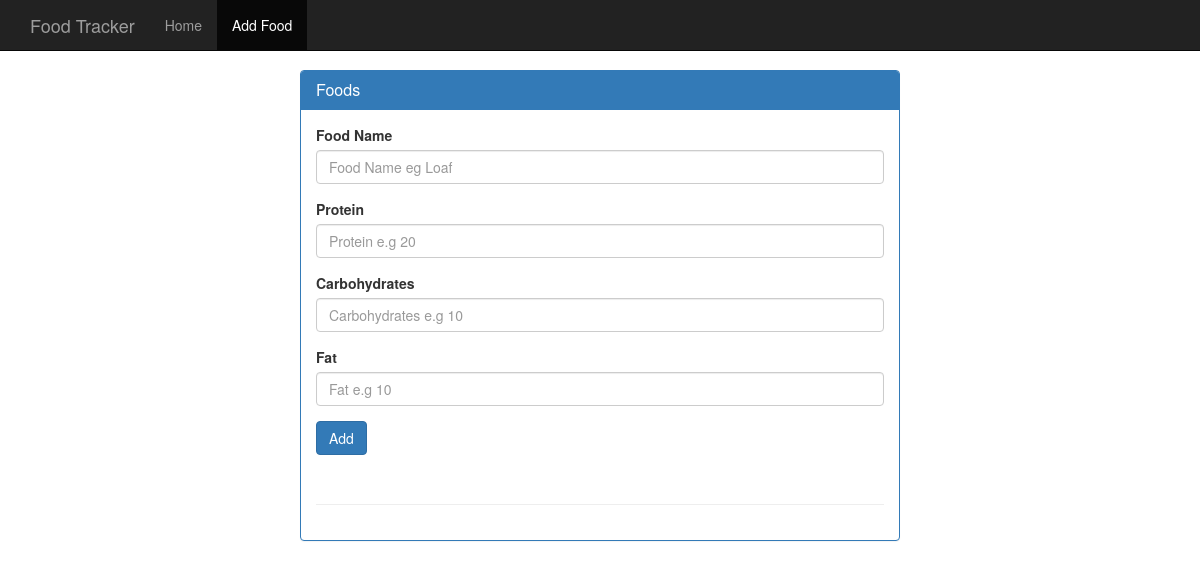
Before: /food with the older database file.
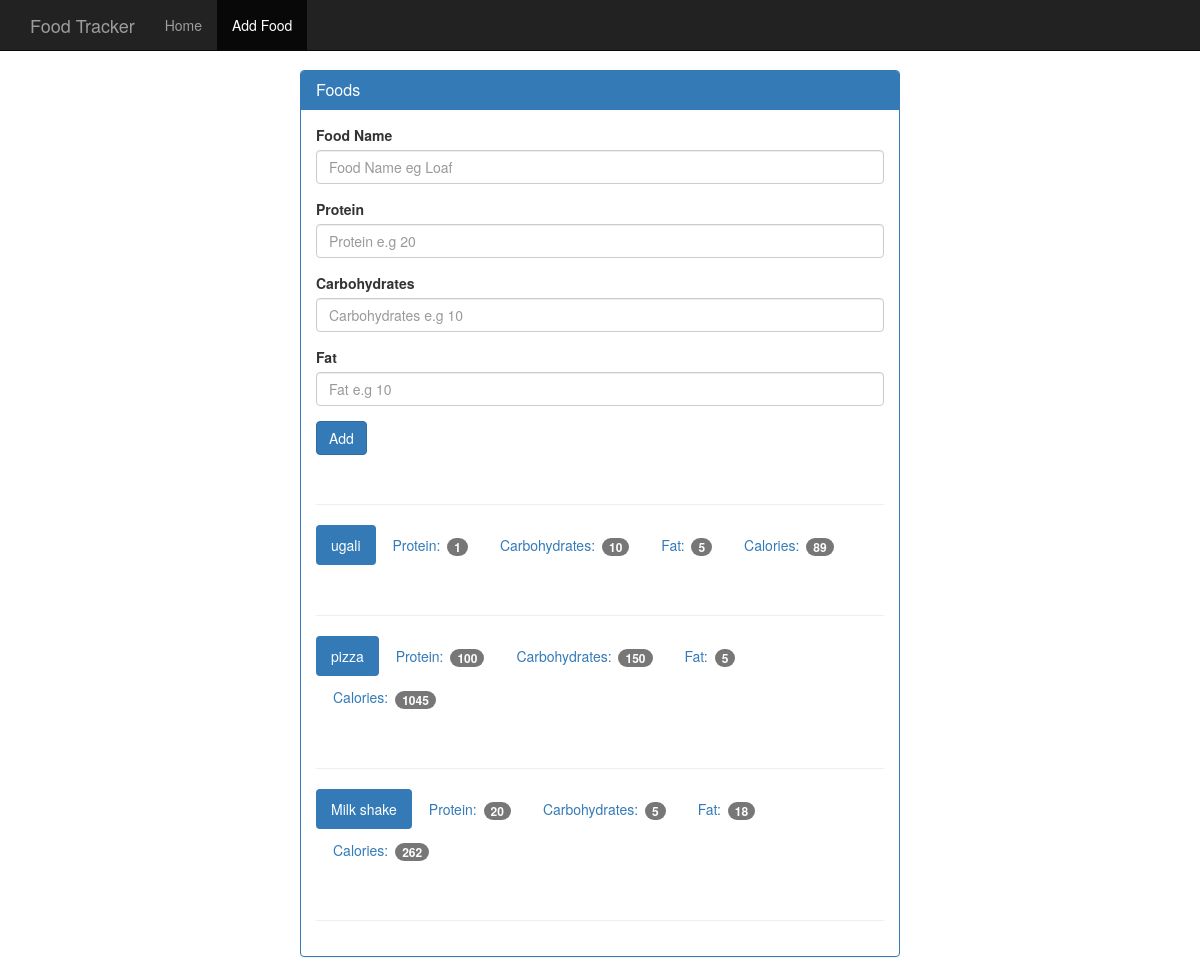
After: the same page with the newer database file.
### tables this page shows
CREATE TABLE food(
    id integer primary key autoincrement,
    name text not null,
    protein integer not null,
    carbohydrates integer not null,
    fat integer not null,
    calories integer not null
);

### app.py (the view, shortened to what this page needs)
@app.route('/food', methods=['GET','POST'])
def food():
    db = get_db()
    cur = db.execute('select name,protein, carbohydrates, fat, calories from food')
    result = cur.fetchall()
    return render_template('add_food.html', result=result)

### app.py (called while the page is built)
def connect_db():
    sql = sqlite3.connect('food_log.db')
    sql.row_factory = sqlite3.Row
    return sql

def get_db():
    if not hasattr(g,'sqlite3'):
        g.sqlite3_db = connect_db()
    return g.sqlite3_db

### templates/add_food.html (shortened to what this page needs)
<!DOCTYPE html>
<html lang="en">
  <head>
     <link href=" {{ url_for('static',filename='bootstrap.min.css') }}" rel="stylesheet">
     <link href="{{ url_for('static', filename='theme.css') }}" rel="stylesheet">
  </head>
  <body>
    <nav class="navbar navbar-inverse navbar-fixed-top">
      <div class="container">
        <div class="navbar-header">
          <a class="navbar-brand" href="#">Food Tracker</a>
        </div>
        <div id="navbar" class="navbar-collapse collapse">
          <ul class="nav navbar-nav">
            <li><a href="#">Home</a></li>
            <li class="active"><a href="#">Add Food</a></li>
          </ul>
        </div>
      </div>
    </nav>
    <div class="container theme-showcase col-sm-6 col-sm-offset-3" role="main">
      <div class="row">
        <div>
          <div class="panel panel-primary">
            <div class="panel-heading">
              <h3 class="panel-title">Foods</h3>
            </div>
            <div class="panel-body">
              <form method="POST" action="{{ url_for('food')}}">
                <div class="form-group">
                  <label for="food-name">Food Name</label>
                  <input type="text" class="form-control" id="food-name" name='food-name' placeholder="Food Name eg Loaf">
                </div>
                <div class="form-group">
                  <label for="protein">Protein</label>
                  <input type="number" class="form-control" id="protein" name='protein' placeholder="Protein e.g 20">
                </div>
                <div class="form-group">
                  <label for="carbohydrates">Carbohydrates</label>
                  <input type="number" class="form-control" id="carbohydrates" name='carbohydrates' placeholder="Carbohydrates e.g 10">
                </div>
                <div class="form-group">
                  <label for="fat">Fat</label>
                  <input type="number" class="form-control" id="fat" name='fat' placeholder="Fat e.g 10 ">
                </div>
                <button type="submit" class="btn btn-primary">Add</button>
              </form>
              <div class="page-header"></div>
              {% for food in result %}
              <ul class="nav nav-pills" role="tablist">
                <li class="active"><a>{{ food.name}}</a></li>
                <li><a>Protein: <span class="badge">{{ food.protein}}</span></a></li>
                <li><a>Carbohydrates: <span class="badge">{{ food.carbohydrates }}</span></a></li>
                <li><a>Fat: <span class="badge">{{ food.fat }}</span></a></li>
                <li><a>Calories: <span class="badge">{{ food.calories}}</span></a></li>
              </ul>
              <div class="page-header"></div>
              {% endfor %}
            </div>
          </div>
        </div>
      </div>
    </div>
  </body>
</html>

### static/theme.css (style rules this page uses)
body { padding-top: 70px; padding-bottom: 30px; }

Changed rows visible on the page:
added food: name "ugali", protein "1", carbohydrates "10", fat "5", calories "89"
added food: name "pizza", protein "100", carbohydrates "150", fat "5", calories "1045"
added food: name "Milk shake", protein "20", carbohydrates "5", fat "18", calories "262"
